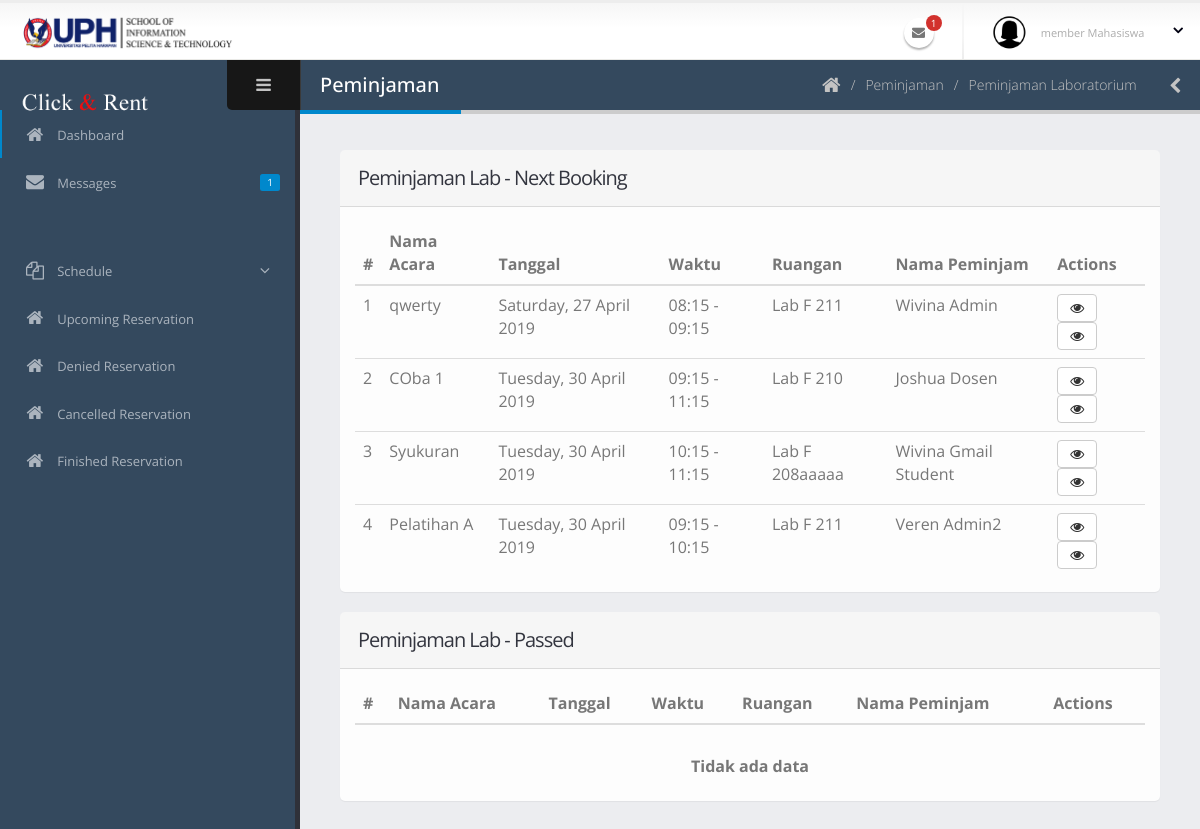
/admin/peminjamanAdminLab.php, run on an earlier commit of the app's database.
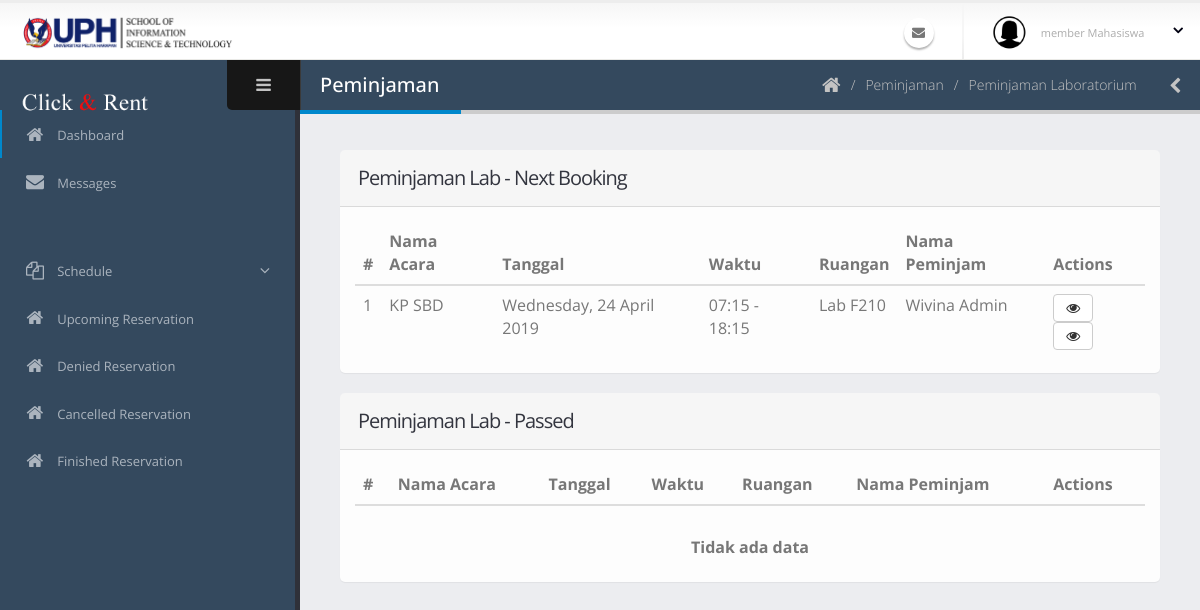
And on a later commit of the database.
### tables this page shows
CREATE TABLE `peminjaman` (
  `id_peminjaman` varchar(40) NOT NULL COMMENT 'PJ-0',
  `tanggal_peminjaman` date NOT NULL,
  `id_ruangan` varchar(40) NOT NULL,
  `waktu_mulai` time NOT NULL,
  `waktu_selesai` time NOT NULL,
  `id_pengguna` varchar(40) NOT NULL,
  `acara` varchar(70) NOT NULL,
  `jumlah_peserta` int(11) NOT NULL,
  `id_kategoriAcara` int(11) NOT NULL,
  `deskripsi_acara` text NOT NULL,
  `status_peminjaman` int(11) NOT NULL COMMENT '0:TUNGGU APPROVE, 1:APPROVED, 3:SELESAI, 4:TIDAK APPROVE 5:DIBATALKAN 6:TIMEOUT',
  `user_add` varchar(40) NOT NULL,
  `waktu_add` datetime NOT NULL,
  `user_edit` varchar(40) NOT NULL,
  `waktu_edit` datetime NOT NULL,
  `user_delete` varchar(40) NOT NULL,
  `waktu_delete` datetime NOT NULL,
  `status_delete` int(11) NOT NULL
);

CREATE TABLE `ruangan` (
  `id_ruangan` varchar(40) NOT NULL COMMENT 'R-0',
  `nama_ruangan` varchar(60) NOT NULL,
  `jenis_ruangan` int(11) NOT NULL COMMENT '1:LABORATORY, 2: MEETING ROOM',
  `gedung_lantai` varchar(20) NOT NULL,
  `kapasitas` int(11) NOT NULL,
  `deskripsi` text NOT NULL,
  `user_add` varchar(40) NOT NULL,
  `waktu_add` datetime NOT NULL,
  `user_edit` varchar(40) NOT NULL,
  `waktu_edit` datetime NOT NULL,
  `user_delete` varchar(40) NOT NULL,
  `waktu_delete` datetime NOT NULL,
  `status_delete` int(11) NOT NULL
);

CREATE TABLE `pengguna` (
  `id_pengguna` varchar(40) NOT NULL COMMENT 'USER-0',
  `email` varchar(50) NOT NULL,
  `kata_sandi` text NOT NULL,
  `nama_lengkap` varchar(60) NOT NULL,
  `jenis_kelamin` char(1) NOT NULL,
  `tanggal_lahir` date NOT NULL,
  `alamat` text NOT NULL,
  `no_hp` varchar(20) NOT NULL,
  `tanggal_masuk` date NOT NULL,
  `status_pengguna` int(11) NOT NULL COMMENT '1: SUPER ADMIN, 2: ADMIN, 3: MEMBER DOSEN, 4:MEMBER MAHASISWA',
  `status_daftar` int(11) NOT NULL COMMENT '0 =TIDAK AKTIF, 1=MENUNGGU APPROVE, 2=AKTIF',
  `user_add` varchar(40) NOT NULL,
  `waktu_add` datetime NOT NULL,
  `user_edit` varchar(40) NOT NULL,
  `waktu_edit` datetime NOT NULL,
  `user_delete` varchar(40) NOT NULL,
  `waktu_delete` datetime NOT NULL,
  `status_delete` int(11) NOT NULL
);

### session.php (called while the page is built, shortened)
<?php
$email = $_SESSION['email'];
$password =$_SESSION['password'];
$id = $_SESSION['id'];
?>

### admin/peminjamanAdminLab.php (the view, shortened to what the changed rows need)
<?php include('../session.php')?>
<?php include('../koneksi.php'); ?>
<?php include('req/head.php');?>
<?php include('req/header.php');?>
<?php include('req/leftbar.php');?>
	<section role="main" class="content-body">
		<header class="page-header">
			<h2>Peminjaman</h2>
		</header>
<section class="panel">
    <header class="panel-heading">
        <h2 class="panel-title">Peminjaman Lab - Next Booking</h2>
    </header>
    <div class="panel-body">
        <div class="table-responsive">
            <table class="table table-hover mb-none">
                <thead>
                    <tr>
                        <th>#</th>
                        <th>Nama Acara</th>
                        <th>Tanggal</th>
                        <th>Waktu</th>
                        <th>Ruangan</th>
                        <th>Nama Peminjam</th>
                        <th>Actions</th>
                    </tr>
                </thead>
                <tbody>
                <?php
                        $query = mysqli_query($koneksi, "SELECT * FROM peminjaman join ruangan join pengguna join kategori_acara on kategori_acara.id_kategoriAcara = peminjaman.id_kategoriAcara AND ruangan.id_ruangan = peminjaman.id_ruangan AND pengguna.id_pengguna = peminjaman.id_pengguna WHERE ruangan.jenis_ruangan='1' AND peminjaman.tanggal_peminjaman>=curdate() AND status_peminjaman='1' AND id_peminjaman not in (select id_peminjaman from peminjaman where tanggal_peminjaman=curdate() and waktu_selesai<= curtime())");
                        $no=0;
if(mysqli_num_rows($query)==0){
    ?>
    <td colspan="7" style="text-align:center"><br><b>Tidak ada data</b></td>
<?php
}else{
                        while($data=mysqli_fetch_array($query)){
                            $no++;
                            $time = $data['tanggal_peminjaman'];
                            $times = date("l, d F Y",strtotime($time));
                            $mulai = date("H:i",strtotime($data['waktu_mulai']));
                            $selesai = date("H:i",strtotime($data['waktu_selesai']));
                        ?>
                    <tr>
                        <td><?php echo $no ?></td>
                        <td><?php echo $data['acara'] ?></td>
                        <td><?php echo $times ?></td>
                        <td><?php echo $mulai . " - " . $selesai ?></td>
                        <td><?php echo $data['nama_ruangan'] ?></td>
                        <td><?php echo $data['nama_lengkap'] ?></td>
                        <td class=" actions-fade">
                        <a class="modal-with-form btn btn-default" data-toggle="tooltip" data-placement="top" title="Detail" href="#detailpinjamnya<?php echo $data['id_peminjaman'];?>"><i class="fa fa-eye"></i>
                        </a>
                            <a class="btn btn-default" data-toggle="tooltip" data-placement="top" title="PDF" href="cetakPeminjamanAkanDatang.php?idpinjam=<?php echo $data['id_peminjaman'] ?>" target="_blank" ><i class='fa fa-eye' ></i>
                            </a>
                        </td>
                    </tr>
                    <?php }} ?>
                </tbody>
            </table>
        </div>
    </div>
</section>
<section class="panel">
    <header class="panel-heading">
        <h2 class="panel-title">Peminjaman Lab - Passed</h2>
    </header>
    <div class="panel-body">
        <div class="table-responsive">
            <table class="table table-hover mb-none">
                <thead>
                    <tr>
                        <th>#</th>
                        <th>Nama Acara</th>
                        <th>Tanggal</th>
                        <th>Waktu</th>
                        <th>Ruangan</th>
                        <th>Nama Peminjam</th>
                        <th>Actions</th>
                    </tr>
                </thead>
            </table>
        </div>
    </div>
</section>
<?php include('req/endtitle.php');?>
<?php include('req/script.php');?>

### admin/req/header.php (shortened to what the changed rows need)
<section class="body">
	<header class="header">
		<div class="header-right">
			<ul class="notifications">
				<li>
					<a href="#" class="dropdown-toggle notification-icon" data-toggle="dropdown">
						<i class="fa fa-envelope"></i>
						<?php
						$ceknotifmail = mysqli_query($koneksi, "SELECT count(pesan_detail.id_pesanDetail) FROM pesan_detail WHERE pesan_detail.id_penggunaKe ='$id' AND status_pesan='0'");
						$datamail = mysqli_fetch_array($ceknotifmail);
						$jumlah = $datamail['count(pesan_detail.id_pesanDetail)'];
						if($jumlah!=0){
							?>
						<span class="badge"><?php echo
					$jumlah?></span>
						<?php } ?>
					</a>
				</li>
			</ul>
		</div>
	</header>

### admin/req/leftbar.php (shortened to what the changed rows need)
<div class="inner-wrapper">
	<aside id="sidebar-left" class="sidebar-left">
		<div class="nano">
			<div class="nano-content">
				<nav id="menu" class="nav-main" role="navigation">
					<?php
					$query = "SELECT * FROM pengguna WHERE status_delete ='0' AND email='$email' AND kata_sandi='$password'";
					$eksekusi = mysqli_query($koneksi, $query);
					$data = mysqli_fetch_array($eksekusi);
					if($data['status_pengguna']==1){
					?>
					<ul class="nav nav-main">
						<li>
							<a href="index.php">
								<i class="fa fa-home" aria-hidden="true"></i>
								<span>Dashboard</span>
							</a>
						</li>
                        <script type="text/javascript" src="//w.24timezones.com/l.js" async></script>
						<li>
						<a href="pesan.php">
							<?php
							$ceknotifmail = mysqli_query($koneksi, "SELECT count(pesan_detail.id_pesanDetail) FROM pesan_detail WHERE pesan_detail.id_penggunaKe ='$id' AND status_pesan='0'");
							$datamail = mysqli_fetch_array($ceknotifmail);
							$jumlah = $datamail['count(pesan_detail.id_pesanDetail)'];
							if($jumlah!=0){
?>
							<span class="pull-right label label-primary"><?php echo
							$jumlah?></span>
							<?php } ?>
							<i class="fa fa-envelope" aria-hidden="true"></i>
							<span>Messages</span>
						</a>
						</li>
						<li>
						<a href="contactMessage.php">
							<?php
							$ceknotifmail = mysqli_query($koneksi, "SELECT count(id_contact) FROM contact WHERE status_pesan='0'");
							$datamail = mysqli_fetch_array($ceknotifmail);
							$jumlah = $datamail['count(id_contact)'];
							if($jumlah!=0){
?>
							<span class="pull-right label label-primary"><?php echo
							$jumlah?></span>
							<?php } ?>
							<i class="fa fa-envelope" aria-hidden="true"></i>
							<span>Contact Messages</span>
						</a>
						</li>
						<li class="nav-parent">
							<a>
								<i class="fa fa-copy" aria-hidden="true"></i>
								<span>Master Data</span>
							</a>
							<ul class="nav nav-children">
								<li>
									<a href="pengguna.php">
										 Users
									</a>
								</li>
								<li>
									<a href="mahasiswa.php">
										 Students
									</a>
								</li>
								<li>
									<a href="prodi.php">
										 Major
									</a>
								</li>
                                <li>
									<a href="fakultas.php">
										 Faculty
									</a>
								</li>
								<li>
									<a href="ruangan.php">
										 Rooms
									</a>
								</li>
								<li>
									<a href="barang.php">
										 Items
									</a>
								</li>
								<li>
									<a href="">
										 Event Category
									</a>
								</li>
							</ul>
						</li>
						<li>
							<a href="memberPending.php">
								<i class="fa fa-home" aria-hidden="true"></i>
								<span>New Member Pending</span>
								<?php
								$ceknotifmail = mysqli_query($koneksi, "SELECT count(pengguna.id_pengguna) FROM pengguna WHERE status_daftar= '1'");
								$datamail = mysqli_fetch_array($ceknotifmail);
								$jumlah = $datamail['count(pengguna.id_pengguna)'];
								if($jumlah!=0){
									?>
									   &nbsp;&nbsp;&nbsp;<span class="badge"><?php echo $jumlah?></span>
									<?php } ?>
							</a>
						</li>
						<hr class="separator" />
						<li class="nav-parent">
							<a>
								<i class="fa fa-copy" aria-hidden="true"></i>
								<span>Schedule</span>
							</a>
							<ul class="nav nav-children">
								<li>
									<a href="jadwalLab.php">
										 Laboratory
									</a>
								</li>
								<li>
									<a href="jadwalMeeting.php">
										 Meeting Room
									</a>
								</li>
							</ul>
						</li>
						<li class="nav-parent">
							<a>
								<i class="fa fa-copy" aria-hidden="true"> </i>
								<span>Pending Reservation </span>
								<?php
								$ceknotifmail = mysqli_query($koneksi, "SELECT count(peminjaman.id_peminjaman) FROM peminjaman WHERE peminjaman.status_peminjaman ='0'");
								$datamail = mysqli_fetch_array($ceknotifmail);
								$jumlah = $datamail['count(peminjaman.id_peminjaman)'];
								if($jumlah!=0){
									?>
									   &nbsp;&nbsp;&nbsp;<span class="badge"><?php echo $jumlah?></span>
									<?php } ?>
							</a>
							<ul class="nav nav-children">
								<li>
									<a href="pendingLab.php">
										 Laboratory
										 <?php
								$ceknotifmail = mysqli_query($koneksi, "SELECT count(peminjaman.id_peminjaman) FROM peminjaman join ruangan on ruangan.id_ruangan = peminjaman.id_ruangan WHERE jenis_ruangan= '1' AND (peminjaman.status_peminjaman ='0' or peminjaman.status_peminjaman='5')");
								$datamail = mysqli_fetch_array($ceknotifmail);
								$jumlah = $datamail['count(peminjaman.id_peminjaman)'];
								if($jumlah!=0){
									?>
									   &nbsp;&nbsp;&nbsp;<span class="badge"><?php echo $jumlah?></span>
									<?php } ?>
									</a>
								</li>
								<li>
									<a href="pendingMeeting.php">
										 Meeting Room
										 <?php
								$ceknotifmail = mysqli_query($koneksi, "SELECT count(peminjaman.id_peminjaman) FROM peminjaman join ruangan on ruangan.id_ruangan = peminjaman.id_ruangan WHERE jenis_ruangan= '2' AND (peminjaman.status_peminjaman ='0' or peminjaman.status_peminjaman='5')");
								$datamail = mysqli_fetch_array($ceknotifmail);
								$jumlah = $datamail['count(peminjaman.id_peminjaman)'];
								if($jumlah!=0){
									?>
									   &nbsp;&nbsp;&nbsp;<span class="badge"><?php echo $jumlah?></span>
									<?php } ?>
									</a>
								</li>
							</ul>
						</li>
						<li class="nav-parent">
							<a>
								<i class="fa fa-copy" aria-hidden="true"></i>
								<span>Reservation</span>
							</a>
							<ul class="nav nav-children">
								<li>
									<a href="peminjamanAdminLab.php">
                                        Laboratory
									</a>
								</li>
								<li>
									<a href="peminjamanAdminMeeting.php">
										 Meeting Room
									</a>
								</li>
							</ul>
						</li>
						<li class="nav-parent">
							<a>
								<i class="fa fa-copy" aria-hidden="true"></i>
								<span>Finished Reservation</span>
							</a>
							<ul class="nav nav-children">
								<li>
									<a href="peminjamanAdminSelesaiLab.php">
                                        Laboratory
									</a>
								</li>
								<li>
									<a href="peminjamanAdminSelesaiMeet.php">
										 Meeting Room
									</a>
								</li>
							</ul>
						</li>
						<li>
							<a href="logPeminjaman.php">
								<i class="fa fa-home" aria-hidden="true"></i>
								<span>Reservation Log</span>
							</a>
						</li>
                        <hr class="separator">
                        <li>
							<a href="peminjamanMemberAkanDatang.php">
								<i class="fa fa-home" aria-hidden="true"></i>
								<span>Upcoming Reservation</span>
							</a>
						</li>
						<li>
							<a href="peminjamanMemberDitolak.php">
								<i class="fa fa-home" aria-hidden="true"></i>
								<span>Denied Reservation</span>
							</a>
						</li>
						<li>
							<a href="peminjamanMemberDibatalkan.php">
								<i class=" fa fa-times-circle-o" aria-hidden="true"></i>
								<span>Cancelled Reservation</span>
							</a>
						</li>
						<li>
							<a href="peminjamanMemberSelesai.php">
								<i class=" fa fa-check-circle-o" aria-hidden="true"></i>
								<span>Finished Reservation</span>
							</a>
						</li>
					</ul>
					<?php }else{  ?>
					<ul class="nav nav-main">
						<li>
						<a href="pesan.php">
							<?php
							$ceknotifmail = mysqli_query($koneksi, "SELECT count(pesan_detail.id_pesanDetail) FROM pesan_detail WHERE pesan_detail.id_penggunaKe ='$id' AND status_pesan='0'");
							$datamail = mysqli_fetch_array($ceknotifmail);
							$jumlah = $datamail['count(pesan_detail.id_pesanDetail)'];
							if($jumlah!=0){
?>
							<span class="pull-right label label-primary"><?php echo
							$jumlah?></span>
							<?php } ?>
							<i class="fa fa-envelope" aria-hidden="true"></i>
							<span>Messages</span>
						</a>
						</li>
					</ul>
					<?php } ?>
				</nav>
			</div>
		</div>
	</aside>

What changed in the data, as far as the page shows it:
removed peminjaman: acara "qwerty", tanggal_peminjaman "Saturday, 27 April 2019", waktu_mulai "08:15", waktu_selesai "09:15", id_ruangan.nama_ruangan "Lab F 211", id_pengguna.nama_lengkap "Wivina Admin"
removed peminjaman: acara "COba 1", tanggal_peminjaman "Tuesday, 30 April 2019", waktu_mulai "09:15", waktu_selesai "11:15", id_ruangan.nama_ruangan "Lab F 210", id_pengguna.nama_lengkap "Joshua Dosen"
removed peminjaman: acara "Syukuran", tanggal_peminjaman "Tuesday, 30 April 2019", waktu_mulai "10:15", waktu_selesai "11:15", id_ruangan.nama_ruangan "Lab F 208aaaaa", id_pengguna.nama_lengkap "Wivina Gmail Student"
removed peminjaman: acara "Pelatihan A", tanggal_peminjaman "Tuesday, 30 April 2019", waktu_mulai "09:15", waktu_selesai "10:15", id_ruangan.nama_ruangan "Lab F 211", id_pengguna.nama_lengkap "Veren Admin2"
now on this page (row edited): peminjaman: acara "KP SBD", tanggal_peminjaman "Wednesday, 24 April 2019", waktu_mulai "07:15", waktu_selesai "18:15", id_ruangan.nama_ruangan "Lab F210", id_pengguna.nama_lengkap "Wivina Admin"
Also different on the page:
$jumlah: "1" → (not shown)
